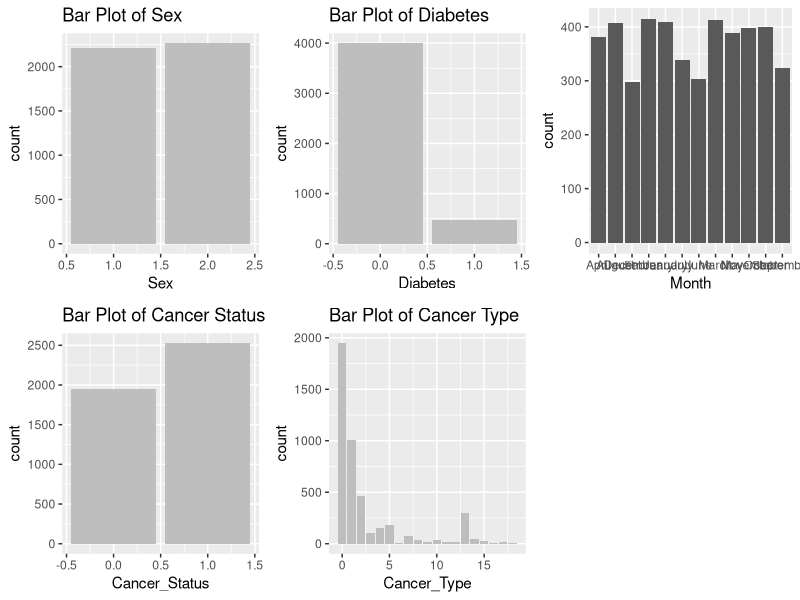
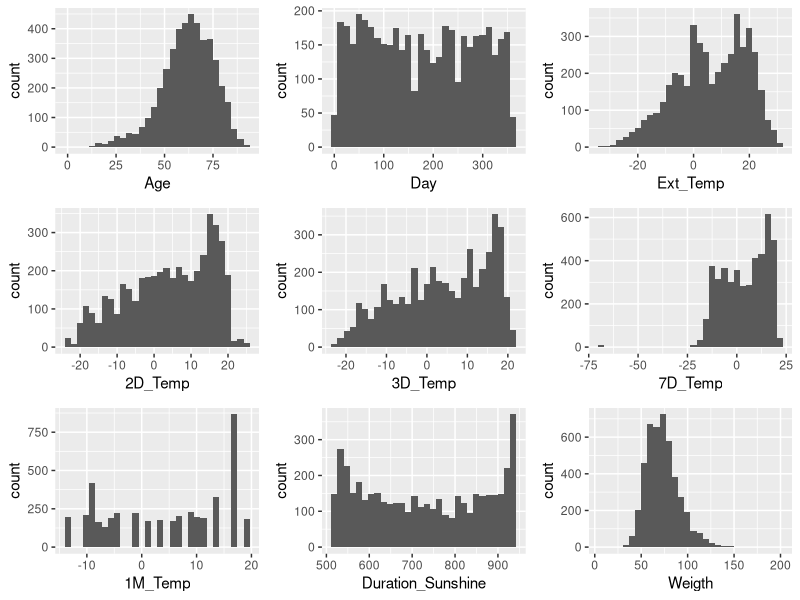
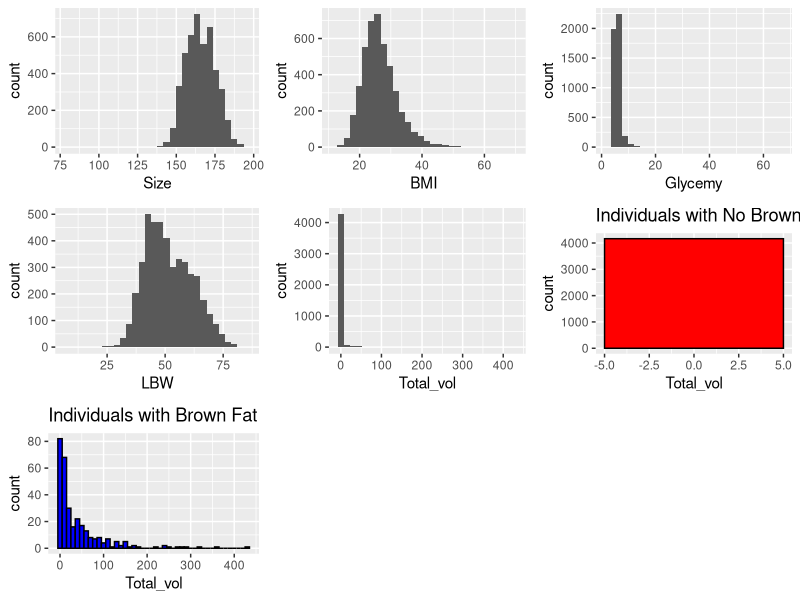
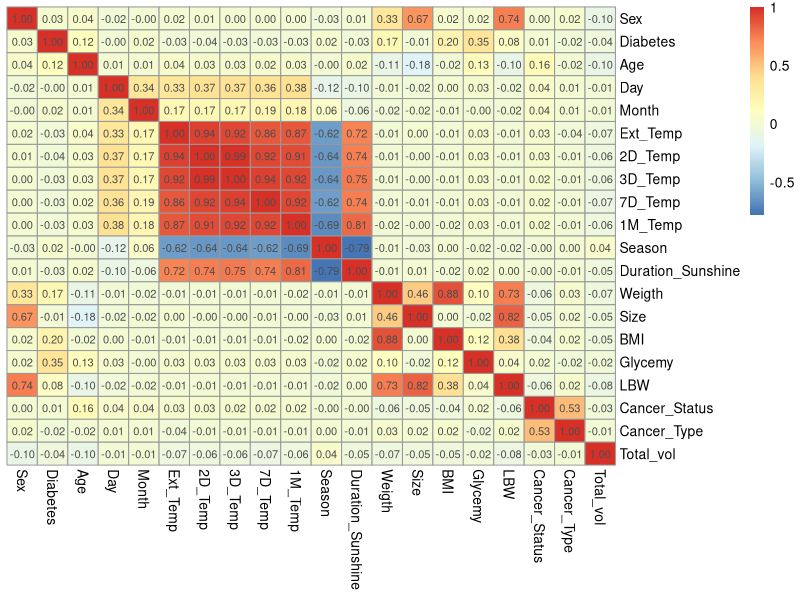

Write the R code that produced these figures, in order.
## ---- chunk 1
library(readxl)
library(dplyr)
library(ggplot2)
library(pheatmap)
library(car)
library(gridExtra)
## ---- chunk 2
# the excel sheet represents NA values by "NA"
brownfat <- read_excel("./description/BrownFat.xls", na = "NA")
nrow(brownfat)
## ---- chunk 3
x <- colSums(is.na(brownfat)) # 
x[x > 0]
## ---- chunk 4
brownfat_cleaned_data <- brownfat %>% select(-c("TSH", "Id"))
## ---- chunk 5
# determine how many obs. display such behaviour
x <- sum(is.na(brownfat$Cancer_Status) & is.na(brownfat$Cancer_Type))
paste("No. of observations w/ Cancer_Status == Cancer_Type == NA is:", x)

# exclude these obs.
brownfat_cleaned_data <- brownfat_cleaned_data %>% 
  filter(!(is.na(Cancer_Status) & is.na(Cancer_Type)))
## ---- chunk 6
set.seed("14")

# calculate the estimated prob. of each category (except 0, and NAs)
cancer_status_category_prob <- brownfat_cleaned_data %>%
  filter(!is.na(Cancer_Type) & Cancer_Type != 0) %>%
  count(Cancer_Type) %>% 
  mutate(probability = n / sum(n))

# function to re-assign those w/ NA values
assign_cancer_type <- function(x) {
  if (is.na(x)) {
    sample(cancer_status_category_prob$Cancer_Type, 1, 
           prob = cancer_status_category_prob$probability)
  } else {
    x
  }
}


# re-assign those w/ Cancer_Type == NA
brownfat_cleaned_data_v1 <- brownfat_cleaned_data
brownfat_cleaned_data_v1$Cancer_Type <- sapply(brownfat_cleaned_data$Cancer_Type,
                                   assign_cancer_type)
## ---- chunk 7
brownfat_cleaned_data_v2 <- brownfat_cleaned_data %>%
  filter(!is.na(Cancer_Type))
## ---- chunk 8
brownfat_cleaned_data_v2 <- brownfat_cleaned_data %>%
    filter(!is.na(Cancer_Type))
## ---- chunk 9
g1 <- ggplot(data = brownfat_cleaned_data_v2, aes(x = Sex)) +
    geom_bar(fill = "grey")+
    ggtitle("Bar Plot of Sex")

g2 <- ggplot(data = brownfat_cleaned_data_v2, aes(x = Diabetes)) +
    geom_bar(fill = "grey")+
    ggtitle("Bar Plot of Diabetes")

g3 <- ggplot(data = brownfat_cleaned_data_v2, aes(x = Age))+
    geom_histogram()

g4 <- ggplot(data = brownfat_cleaned_data_v2, aes(x = Day))+
    geom_histogram()
##brownfat_cleaned_data_v2$Month <- factor(brownfat_cleaned_data_v2$Month, levels = 1:12)
g5 <- ggplot(data = brownfat_cleaned_data_v2, aes(x = Month))+
    geom_bar()
g6 <- ggplot(data = brownfat_cleaned_data_v2, aes(x = Ext_Temp))+
    geom_histogram()
g7 <- ggplot(data = brownfat_cleaned_data_v2, aes(x = `2D_Temp`))+
    geom_histogram()
g8 <- ggplot(data = brownfat_cleaned_data_v2, aes(x = `3D_Temp`))+
    geom_histogram()
g9 <- ggplot(data = brownfat_cleaned_data_v2, aes(x = `7D_Temp`))+
    geom_histogram()
g10 <- ggplot(data = brownfat_cleaned_data_v2, aes(x = `1M_Temp`))+
    geom_histogram()
g11 <- ggplot(data = brownfat_cleaned_data_v2, aes(x = Duration_Sunshine))+
    geom_histogram()
g12 <- ggplot(data = brownfat_cleaned_data_v2, aes(x = Weigth))+
    geom_histogram()
g13 <- ggplot(data = brownfat_cleaned_data_v2, aes(x = Size))+
    geom_histogram()
g14 <- ggplot(data = brownfat_cleaned_data_v2, aes(x = BMI))+
    geom_histogram()
g15 <-ggplot(data = brownfat_cleaned_data_v2, aes(x = Glycemy))+
    geom_histogram()
g16 <- ggplot(data = brownfat_cleaned_data_v2, aes(x = LBW))+
    geom_histogram()
g17 <- ggplot(data = brownfat_cleaned_data_v2, aes(x = Cancer_Status)) +
    geom_bar(fill = "grey")+
    ggtitle("Bar Plot of Cancer Status")
g18 <- ggplot(data = brownfat_cleaned_data_v2, aes(x = Cancer_Type)) +
    geom_bar(fill = "grey")+
    ggtitle("Bar Plot of Cancer Type")
g19 <- ggplot(data = brownfat_cleaned_data_v2, aes(x = Total_vol))+
    geom_histogram()

# Separate response variable into 2 cases:
no_brownfat <- subset(brownfat_cleaned_data_v2, Total_vol == 0)
has_brownfat <- subset(brownfat_cleaned_data_v2, Total_vol > 0)

# Plot with no brown fat: 
g20 <- ggplot(no_brownfat, aes(x = Total_vol)) +
  geom_histogram(binwidth = 10, color = "black", fill = "red") +
  ggtitle("Individuals with No Brown Fat")

# Plot with some brown fat:
g21 <- ggplot(has_brownfat, aes(x = Total_vol)) +
  geom_histogram(binwidth = 10, color = "black", fill = "blue") +
  ggtitle("Individuals with Brown Fat")

grid.arrange(g1, g2, g5, g17, g18, ncol = 3, nrow = 2)

grid.arrange(g3, g4, g6, g7, g8, g9, g10, g11, g12, ncol = 3, nrow = 3)

grid.arrange(g13, g14, g15, g16, g19, g20, g21, ncol = 3, nrow = 3)

## ---- chunk 10
mean_age <- mean(brownfat_cleaned_data_v2$Age)
mean_age
mean_ext_temp <- mean(brownfat_cleaned_data_v2$Ext_Temp)
mean_ext_temp
mean_weight <- mean(brownfat_cleaned_data_v2$Weigth)
mean_weight
mean_height <- mean(brownfat_cleaned_data_v2$Size)
mean_height
mean_BMI <- mean(brownfat_cleaned_data_v2$BMI)
mean_BMI
mean_LBW <- mean(brownfat_cleaned_data_v2$LBW)
mean_LBW

## ---- chunk 11
brownfat_cleaned_data_v2$Month <- as.numeric(factor(brownfat_cleaned_data_v2$Month))
cor_matrix <- cor(brownfat_cleaned_data_v2)
pheatmap(cor_matrix, display_numbers = TRUE, cluster_rows = FALSE, cluster_cols = FALSE)
